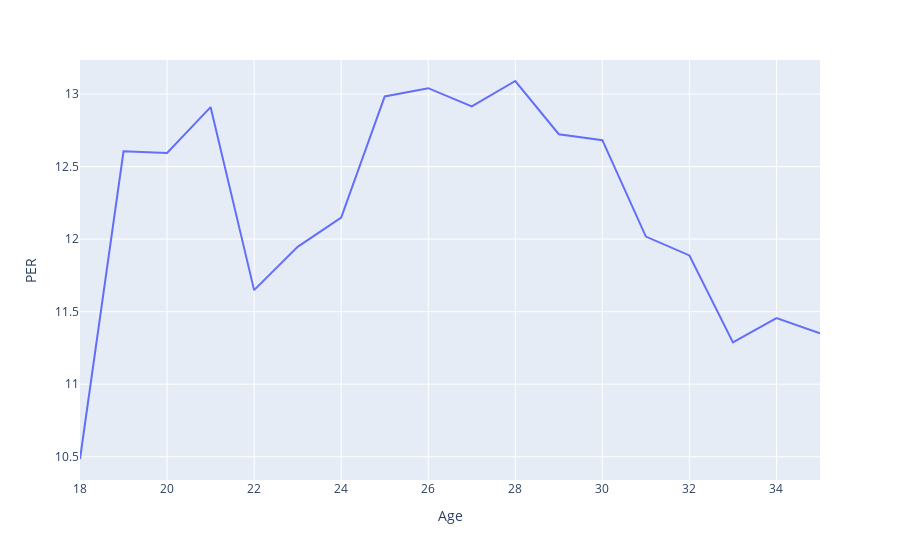

Notebook cell for this chart:
### Markdown cell above
## Feature Engineering
Lets begin by creating lagging PER variables

### Code cell
df = data.sort_values(by='Year')

df = df.loc[df.Age <= 35]
df = df.dropna(how='any')
df['PER_Lag_1'] = df.groupby(['Player'])['PER'].shift()
df['PER_Lag_2'] = df.groupby(['Player'])['PER_Lag_1'].shift()
df['PER_Lag_3'] = df.groupby(['Player'])['PER_Lag_2'].shift()
df['PER_Lag_4'] = df.groupby(['Player'])['PER_Lag_3'].shift()
df['PER_Lag_5'] = df.groupby(['Player'])['PER_Lag_4'].shift()
df['Career_Length'] = df['Year']-df['year_start']
df = df.fillna(0)

df['PER_Diff_1'] = np.where(df['PER_Lag_2']!=0, df['PER_Lag_1']-df['PER_Lag_2'],0)
df['PER_Diff_2'] = np.where(df['PER_Lag_3']!=0, df['PER_Lag_2']-df['PER_Lag_3'],0)
df['PER_Diff_3'] = np.where(df['PER_Lag_4']!=0, df['PER_Lag_3']-df['PER_Lag_4'],0)
df['PER_Diff_4'] = np.where(df['PER_Lag_5']!=0, df['PER_Lag_4']-df['PER_Lag_5'],0)

df['S_age'] = df['Age']-df['Career_Length']
df['ys'] = np.where(df['S_age']<=21,'1','0')
df.to_csv('clean_data.csv')
x = df.groupby(['Age']).mean()

### Figure 1 — Plotly figure (JSON) as saved in the notebook; plotly's stock layout.template omitted (floating-point values rounded to 4 significant figures)
{"data": [{"hoverlabel": {"namelength": 0}, "hovertemplate": "Age=%{x}<br>PER=%{y}", "legendgroup": "", "line": {"color": "#636efa", "dash": "solid"}, "mode": "lines", "name": "", "showlegend": false, "type": "scatter", "x": [18, 19, 20, 21, 22, 23, 24, 25, 26, 27, 28, 29, 30, 31, 32, 33, 34, 35], "xaxis": "x", "y": [10.48, 12.61, 12.59, 12.91, 11.65, 11.95, 12.15, 12.98, 13.04, 12.91, 13.09, 12.72, 12.68, 12.02, 11.89, 11.29, 11.46, 11.35], "yaxis": "y"}], "layout": {"legend": {"tracegroupgap": 0}, "margin": {"t": 60}, "xaxis": {"anchor": "y", "domain": [0, 1], "title": {"text": "Age"}}, "yaxis": {"anchor": "x", "domain": [0, 1], "title": {"text": "PER"}}}}
